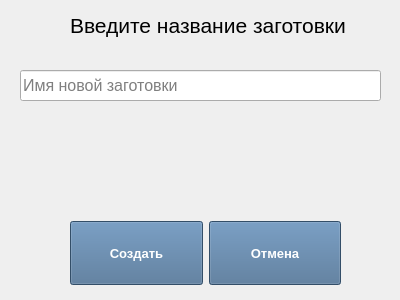
<?xml version="1.0" encoding="UTF-8"?>
<ui version="4.0">
 <class>NewProject</class>
 <widget class="QWidget" name="NewProject">
  <property name="geometry">
   <rect>
    <x>0</x>
    <y>0</y>
    <width>400</width>
    <height>300</height>
   </rect>
  </property>
  <property name="cursor">
   <cursorShape>OpenHandCursor</cursorShape>
  </property>
  <property name="windowTitle">
   <string>New Project</string>
  </property>
  <widget class="QWidget" name="horizontalLayoutWidget">
   <property name="geometry">
    <rect>
     <x>70</x>
     <y>220</y>
     <width>271</width>
     <height>66</height>
    </rect>
   </property>
   <layout class="QHBoxLayout" name="horizontalLayout">
    <item>
     <widget class="QPushButton" name="YesButton">
      <property name="minimumSize">
       <size>
        <width>128</width>
        <height>64</height>
       </size>
      </property>
      <property name="baseSize">
       <size>
        <width>128</width>
        <height>64</height>
       </size>
      </property>
      <property name="palette">
       <palette>
        <active>
         <colorrole role="Button">
          <brush brushstyle="SolidPattern">
           <color alpha="255">
            <red>72</red>
            <green>109</green>
            <blue>146</blue>
           </color>
          </brush>
         </colorrole>
         <colorrole role="Text">
          <brush brushstyle="SolidPattern">
           <color alpha="255">
            <red>0</red>
            <green>0</green>
            <blue>0</blue>
           </color>
          </brush>
         </colorrole>
         <colorrole role="ButtonText">
          <brush brushstyle="SolidPattern">
           <color alpha="255">
            <red>255</red>
            <green>255</green>
            <blue>255</blue>
           </color>
          </brush>
         </colorrole>
         <colorrole role="Base">
          <brush brushstyle="SolidPattern">
           <color alpha="255">
            <red>72</red>
            <green>109</green>
            <blue>146</blue>
           </color>
          </brush>
         </colorrole>
         <colorrole role="Window">
          <brush brushstyle="SolidPattern">
           <color alpha="255">
            <red>72</red>
            <green>109</green>
            <blue>146</blue>
           </color>
          </brush>
         </colorrole>
        </active>
        <inactive>
         <colorrole role="Button">
          <brush brushstyle="SolidPattern">
           <color alpha="255">
            <red>72</red>
            <green>109</green>
            <blue>146</blue>
           </color>
          </brush>
         </colorrole>
         <colorrole role="Text">
          <brush brushstyle="SolidPattern">
           <color alpha="255">
            <red>0</red>
            <green>0</green>
            <blue>0</blue>
           </color>
          </brush>
         </colorrole>
         <colorrole role="ButtonText">
          <brush brushstyle="SolidPattern">
           <color alpha="255">
            <red>255</red>
            <green>255</green>
            <blue>255</blue>
           </color>
          </brush>
         </colorrole>
         <colorrole role="Base">
          <brush brushstyle="SolidPattern">
           <color alpha="255">
            <red>72</red>
            <green>109</green>
            <blue>146</blue>
           </color>
          </brush>
         </colorrole>
         <colorrole role="Window">
          <brush brushstyle="SolidPattern">
           <color alpha="255">
            <red>72</red>
            <green>109</green>
            <blue>146</blue>
           </color>
          </brush>
         </colorrole>
        </inactive>
        <disabled>
         <colorrole role="Button">
          <brush brushstyle="SolidPattern">
           <color alpha="255">
            <red>72</red>
            <green>109</green>
            <blue>146</blue>
           </color>
          </brush>
         </colorrole>
         <colorrole role="Text">
          <brush brushstyle="SolidPattern">
           <color alpha="255">
            <red>120</red>
            <green>120</green>
            <blue>120</blue>
           </color>
          </brush>
         </colorrole>
         <colorrole role="ButtonText">
          <brush brushstyle="SolidPattern">
           <color alpha="255">
            <red>120</red>
            <green>120</green>
            <blue>120</blue>
           </color>
          </brush>
         </colorrole>
         <colorrole role="Base">
          <brush brushstyle="SolidPattern">
           <color alpha="255">
            <red>72</red>
            <green>109</green>
            <blue>146</blue>
           </color>
          </brush>
         </colorrole>
         <colorrole role="Window">
          <brush brushstyle="SolidPattern">
           <color alpha="255">
            <red>72</red>
            <green>109</green>
            <blue>146</blue>
           </color>
          </brush>
         </colorrole>
        </disabled>
       </palette>
      </property>
      <property name="font">
       <font>
        <family>Arial</family>
        <pointsize>10</pointsize>
        <weight>75</weight>
        <bold>true</bold>
       </font>
      </property>
      <property name="cursor">
       <cursorShape>ClosedHandCursor</cursorShape>
      </property>
      <property name="styleSheet">
       <string notr="true">background-color: rgb(72, 109, 146);</string>
      </property>
      <property name="text">
       <string>Создать</string>
      </property>
     </widget>
    </item>
    <item>
     <widget class="QPushButton" name="NoButton">
      <property name="minimumSize">
       <size>
        <width>128</width>
        <height>64</height>
       </size>
      </property>
      <property name="palette">
       <palette>
        <active>
         <colorrole role="Button">
          <brush brushstyle="SolidPattern">
           <color alpha="255">
            <red>72</red>
            <green>109</green>
            <blue>146</blue>
           </color>
          </brush>
         </colorrole>
         <colorrole role="Text">
          <brush brushstyle="SolidPattern">
           <color alpha="255">
            <red>0</red>
            <green>0</green>
            <blue>0</blue>
           </color>
          </brush>
         </colorrole>
         <colorrole role="ButtonText">
          <brush brushstyle="SolidPattern">
           <color alpha="255">
            <red>255</red>
            <green>255</green>
            <blue>255</blue>
           </color>
          </brush>
         </colorrole>
         <colorrole role="Base">
          <brush brushstyle="SolidPattern">
           <color alpha="255">
            <red>72</red>
            <green>109</green>
            <blue>146</blue>
           </color>
          </brush>
         </colorrole>
         <colorrole role="Window">
          <brush brushstyle="SolidPattern">
           <color alpha="255">
            <red>72</red>
            <green>109</green>
            <blue>146</blue>
           </color>
          </brush>
         </colorrole>
        </active>
        <inactive>
         <colorrole role="Button">
          <brush brushstyle="SolidPattern">
           <color alpha="255">
            <red>72</red>
            <green>109</green>
            <blue>146</blue>
           </color>
          </brush>
         </colorrole>
         <colorrole role="Text">
          <brush brushstyle="SolidPattern">
           <color alpha="255">
            <red>0</red>
            <green>0</green>
            <blue>0</blue>
           </color>
          </brush>
         </colorrole>
         <colorrole role="ButtonText">
          <brush brushstyle="SolidPattern">
           <color alpha="255">
            <red>255</red>
            <green>255</green>
            <blue>255</blue>
           </color>
          </brush>
         </colorrole>
         <colorrole role="Base">
          <brush brushstyle="SolidPattern">
           <color alpha="255">
            <red>72</red>
            <green>109</green>
            <blue>146</blue>
           </color>
          </brush>
         </colorrole>
         <colorrole role="Window">
          <brush brushstyle="SolidPattern">
           <color alpha="255">
            <red>72</red>
            <green>109</green>
            <blue>146</blue>
           </color>
          </brush>
         </colorrole>
        </inactive>
        <disabled>
         <colorrole role="Button">
          <brush brushstyle="SolidPattern">
           <color alpha="255">
            <red>72</red>
            <green>109</green>
            <blue>146</blue>
           </color>
          </brush>
         </colorrole>
         <colorrole role="Text">
          <brush brushstyle="SolidPattern">
           <color alpha="255">
            <red>120</red>
            <green>120</green>
            <blue>120</blue>
           </color>
          </brush>
         </colorrole>
         <colorrole role="ButtonText">
          <brush brushstyle="SolidPattern">
           <color alpha="255">
            <red>120</red>
            <green>120</green>
            <blue>120</blue>
           </color>
          </brush>
         </colorrole>
         <colorrole role="Base">
          <brush brushstyle="SolidPattern">
           <color alpha="255">
            <red>72</red>
            <green>109</green>
            <blue>146</blue>
           </color>
          </brush>
         </colorrole>
         <colorrole role="Window">
          <brush brushstyle="SolidPattern">
           <color alpha="255">
            <red>72</red>
            <green>109</green>
            <blue>146</blue>
           </color>
          </brush>
         </colorrole>
        </disabled>
       </palette>
      </property>
      <property name="font">
       <font>
        <family>Arial</family>
        <pointsize>10</pointsize>
        <weight>75</weight>
        <bold>true</bold>
       </font>
      </property>
      <property name="cursor">
       <cursorShape>ClosedHandCursor</cursorShape>
      </property>
      <property name="styleSheet">
       <string notr="true">background-color: rgb(72, 109, 146);</string>
      </property>
      <property name="text">
       <string>Отмена</string>
      </property>
     </widget>
    </item>
   </layout>
  </widget>
  <widget class="QLabel" name="label">
   <property name="geometry">
    <rect>
     <x>70</x>
     <y>10</y>
     <width>281</width>
     <height>31</height>
    </rect>
   </property>
   <property name="font">
    <font>
     <pointsize>16</pointsize>
    </font>
   </property>
   <property name="text">
    <string>Введите название заготовки</string>
   </property>
  </widget>
  <widget class="QLineEdit" name="project_name">
   <property name="geometry">
    <rect>
     <x>20</x>
     <y>70</y>
     <width>361</width>
     <height>31</height>
    </rect>
   </property>
   <property name="font">
    <font>
     <family>Arial</family>
     <pointsize>12</pointsize>
     <weight>50</weight>
     <bold>false</bold>
    </font>
   </property>
   <property name="placeholderText">
    <string>Имя новой заготовки</string>
   </property>
  </widget>
  <widget class="QLabel" name="error_label">
   <property name="geometry">
    <rect>
     <x>20</x>
     <y>100</y>
     <width>351</width>
     <height>20</height>
    </rect>
   </property>
   <property name="palette">
    <palette>
     <active>
      <colorrole role="WindowText">
       <brush brushstyle="SolidPattern">
        <color alpha="255">
         <red>255</red>
         <green>0</green>
         <blue>0</blue>
        </color>
       </brush>
      </colorrole>
      <colorrole role="Text">
       <brush brushstyle="SolidPattern">
        <color alpha="255">
         <red>0</red>
         <green>0</green>
         <blue>0</blue>
        </color>
       </brush>
      </colorrole>
     </active>
     <inactive>
      <colorrole role="WindowText">
       <brush brushstyle="SolidPattern">
        <color alpha="255">
         <red>255</red>
         <green>0</green>
         <blue>0</blue>
        </color>
       </brush>
      </colorrole>
      <colorrole role="Text">
       <brush brushstyle="SolidPattern">
        <color alpha="255">
         <red>0</red>
         <green>0</green>
         <blue>0</blue>
        </color>
       </brush>
      </colorrole>
     </inactive>
     <disabled>
      <colorrole role="WindowText">
       <brush brushstyle="SolidPattern">
        <color alpha="255">
         <red>120</red>
         <green>120</green>
         <blue>120</blue>
        </color>
       </brush>
      </colorrole>
      <colorrole role="Text">
       <brush brushstyle="SolidPattern">
        <color alpha="255">
         <red>120</red>
         <green>120</green>
         <blue>120</blue>
        </color>
       </brush>
      </colorrole>
     </disabled>
    </palette>
   </property>
   <property name="font">
    <font>
     <pointsize>10</pointsize>
    </font>
   </property>
   <property name="text">
    <string/>
   </property>
  </widget>
 </widget>
 <resources/>
 <connections/>
</ui>
